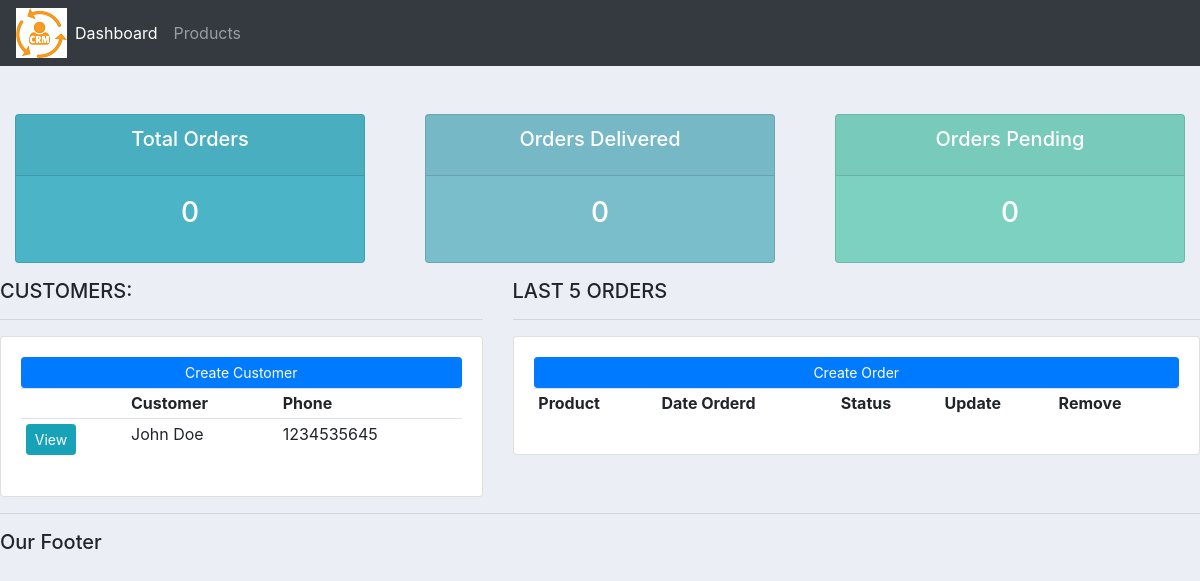
/, run on an earlier commit of the app's database.
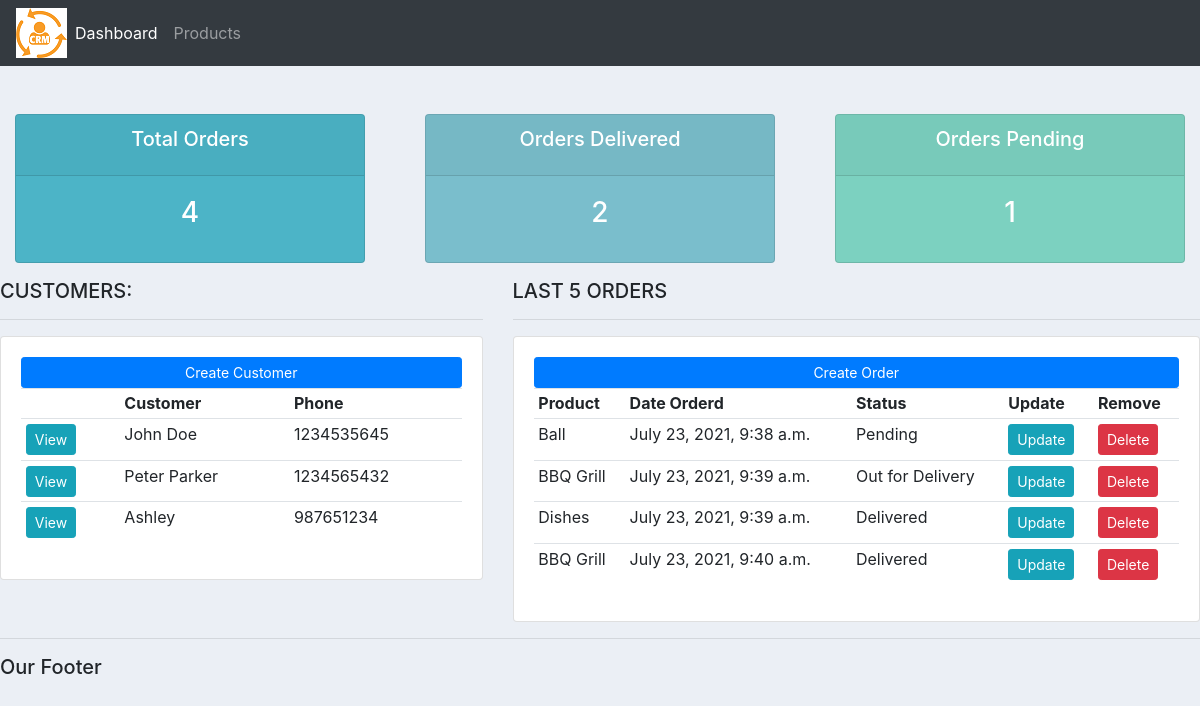
And on a later commit of the database.
### Account/models.py (models this page shows, shortened)
class Customer(models.Model):
    name = models.CharField(max_length=200,null=True)
    phone = models.CharField(max_length=200,null=True)
    email = models.CharField(max_length=200,null=True)
    date_created = models.DateTimeField(auto_now_add=True,null=True)

class Order(models.Model):
    STATUS=(('Pending','Pending'),('Out for Delivery','Out for Delivery'),('Delivered','Delivered'))
    customer=models.ForeignKey(Customer,null=True,on_delete=models.SET_NULL)
    product=models.ForeignKey(Product,null=True,on_delete=models.SET_NULL)
    date_created = models.DateTimeField(auto_now_add=True,null=True)
    status=models.CharField(max_length=200,null=True,choices=STATUS)

class Product(models.Model):
    CATEGORY=(('Indoor','Indoor'),('Out Door','Out Door'))
    name = models.CharField(max_length=200,null=True)
    price = models.FloatField(null=True)
    category = models.CharField(max_length=200,null=True,choices=CATEGORY)
    description = models.CharField(max_length=200,null=True)
    date_created = models.DateTimeField(auto_now_add=True,null=True)
    tag=models.ManyToManyField(Tag)
    def __str__(self):
        return self.name

### Account/views.py (the view)
# urls.py: path('',views.home,name="home"),
def home(request):
    customers =Customer.objects.all()
    orders=Order.objects.all()
    total_customer=customers.count()
    total_order=orders.count()
    delivered=orders.filter(status="Delivered").count()
    pending=orders.filter(status="Pending").count()
    content={'customers':customers,'orders':orders,'total_order':total_order,'deliverd':delivered,'pending':pending}
    return render(request,'Account/dashboard.html',content)

### Account/templates/Account/dashboard.html
{% extends 'Account/Main.html' %}
{% block content%}
<br>
{% include 'Account/status.html' %}
<html>
    <head><title>CRM</title></time></head>
    <body>
        <div class="row">
            <div class="col-md-5">
                <h5>CUSTOMERS:</h5>
                <hr>
                <div class="card card-body">
                    <a class="btn btn-primary  btn-sm btn-block" href="">Create Customer</a>
                    <table class="table table-sm">
                        <tr>
                            <th></th>
                            <th>Customer</th>
                            <th>Phone</th>
                        </tr>
                        {% for customer in customers %}
                            <tr>
                                <td><a class="btn btn-sm btn-info" href="{% url 'customer' customer.id %}">View</a></td>
                                <td>{{customer.name}}</td>
                                <td>{{customer.phone}}</td>
                             </tr>
                        {% endfor%}
                    </table>
                </div>
            </div>
            <div class="col-md-7">
                <h5>LAST 5 ORDERS</h5>
                <hr>
                <div class="card card-body">
                    <a class="btn btn-primary  btn-sm btn-block" href="{% url 'create_order' %}">Create Order</a>
                    <table class="table table-sm">
                        <tr>
                            <th>Product</th>
                            <th>Date Orderd</th>
                            <th>Status</th>
                            <th>Update</th>
                            <th>Remove</th>
                        </tr>
                        {% for order in orders %}
                        <tr>
                            <td>{{order.product}}</td>
                            <td>{{order.date_created}}</td>
                            <td>{{order.status}}</td>
                            <td><a  class="btn btn-sm btn-info" href="{% url 'update_order' order.id%}">Update</a></td>
                            <td><a  class="btn btn-sm btn-danger" href="{% url 'delete_order' order.id%}">Delete</a></td>
                        </tr>
                         {% endfor%}
                    </table>
                </div>
            </div>
        </div>
    </body>
</html>
{% endblock %}

### Account/templates/Account/Main.html (shortened to what this page needs)
{% load static %}
<html>
    <head><title>CRM</title>
        <link rel="stylesheet" href="https://stackpath.bootstrapcdn.com/bootstrap/4.3.1/css/bootstrap.min.css">
        <link rel="stylesheet" href="{% static 'css/main.css' %}" type="text/css"/>
        </head>
    <body>
        {% include 'Account/navbar.html' %}
        {% block content%}
        {% endblock %}
        <hr>
        <h5>Our Footer</h5>
    </body>
</html>

### Account/templates/Account/navbar.html (shortened to what this page needs)
{% load static %}
<nav class="navbar navbar-expand-lg navbar-dark bg-dark">
    <img src="{% static 'images/CRM.png' %}"/>
    <div class="collapse navbar-collapse" id="navbarNav">
      <ul class="navbar-nav">
        <li class="nav-item active">
          <a class="nav-link" href="{% url 'home' %}">Dashboard</a>
        </li>
        <li class="nav-item">
          <a class="nav-link" href="{% url 'product' %}">Products</a>
        </li>
      </ul>
    </div>
  </nav>

### Account/templates/Account/status.html
<br>
<div class="row">
	<div class="col">
		<div class="col-md">
			<div class="card text-center text-white  mb-3" id="total-orders">
			  	<div class="card-header">
			  		<h5 class="card-title">Total Orders</h5>
			  	</div>
			  	<div class="card-body">
			    	<h3 class="card-title">{{total_order}}</h3>
			  	</div>
			</div>
		</div>
	</div>
	<div class="col">
		<div class="col-md">
			<div class="card text-center text-white  mb-3" id="orders-delivered">
			  	<div class="card-header">
			  		<h5 class="card-title">Orders Delivered</h5>
			  	</div>
			  	<div class="card-body">
			    	<h3 class="card-title">{{deliverd}}</h3>
			  	</div>
			</div>
		</div>
	</div>
	<div class="col">
		<div class="col-md">
			<div class="card text-center text-white  mb-3" id="orders-pending">
			  	<div class="card-header">
			  		<h5 class="card-title">Orders Pending</h5>
			  	</div>
			  	<div class="card-body">
			    	<h3 class="card-title">{{pending}}</h3>
			  	</div>
			</div>
		</div>
	</div>
</div>

### Account/static/css/main.css (style rules this page uses)
body { background-color: #ebeff5; }
#total-orders { background-color: #4cb4c7; }
#orders-delivered { background-color: #7abecc; }
#orders-pending { background-color: #7CD1C0; }

What changed in the data, as far as the page shows it:
added Customer: name "Peter Parker", phone "1234565432"
added Customer: name "Ashley", phone "987651234"
added Order: product "Ball", date_created "July 23, 2021, 9:38 a.m.", status "Pending"
added Order: product "BBQ Grill", date_created "July 23, 2021, 9:39 a.m.", status "Out for Delivery"
added Order: product "Dishes", date_created "July 23, 2021, 9:39 a.m.", status "Delivered"
added Order: product "BBQ Grill", date_created "July 23, 2021, 9:40 a.m.", status "Delivered"
Also different on the page:
{{ total_order }}: "0" → "4"
{{ deliverd }}: "0" → "2"
{{ pending }}: "0" → "1"
